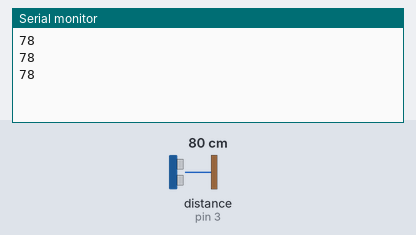
A sketch run on a simulated Arduino Uno, built with avr-gcc and run on an emulated ATmega328P. On the bench: the last lines printed to the serial monitor. Wiring (inferred from the names in the program): ultrasonic range finder: trigger pin 2; echo pin 3. The inputs (shaded band) are chosen by the test bench; at power-on: distance to the obstacle (sensor on pin 3) 80 cm. The echo pulse lasts 58.3 µs per cm.

Above: at 1.3 s.
1.4 s: distance to the obstacle (sensor on pin 3) set to 2 cm
At 1.9 s:
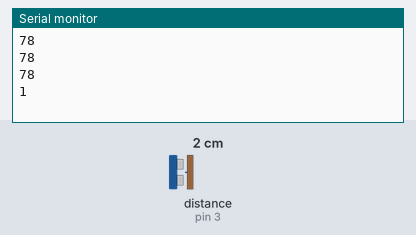
2.9 s: distance to the obstacle (sensor on pin 3) set to 4 cm
At 3.4 s:
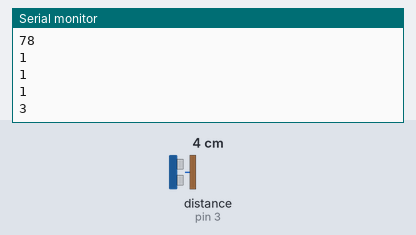
Timing chart, 0 to 5.9 s (numbered marks = the images above; inputs shaded):
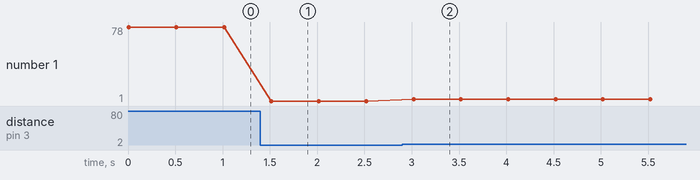

Measured:
- after the input at 1.4 s, the serial monitor: prints a new line after 0.12 s (image 1)
- after the input at 2.9 s, the serial monitor: prints a new line after 0.12 s (image 2)
- plotted number 1: 78 → 1 after the input at 1.4 s, 1 → 3 after the input at 2.9 s

The sketch:

Arduino_Music.ino
```cpp
// Arduino Music Project!
int trig_pin = 2;
int echo_pin = 3;

void setup() {
  // put your setup code here, to run once:
  pinMode(trig_pin, OUTPUT);
  pinMode(echo_pin, INPUT);
  Serial.begin(9600);
}

void loop() {
  // put your main code here, to run repeatedly:
  Serial.println(read_distance(trig_pin, echo_pin));
  delay(500);
}

int read_distance(int trigger, int echo) {
  digitalWrite(trigger, HIGH);
  delayMicroseconds(10);
  digitalWrite(trigger, LOW);
  return pulseIn(echo, HIGH) * 0.034 / 2;
}
```
